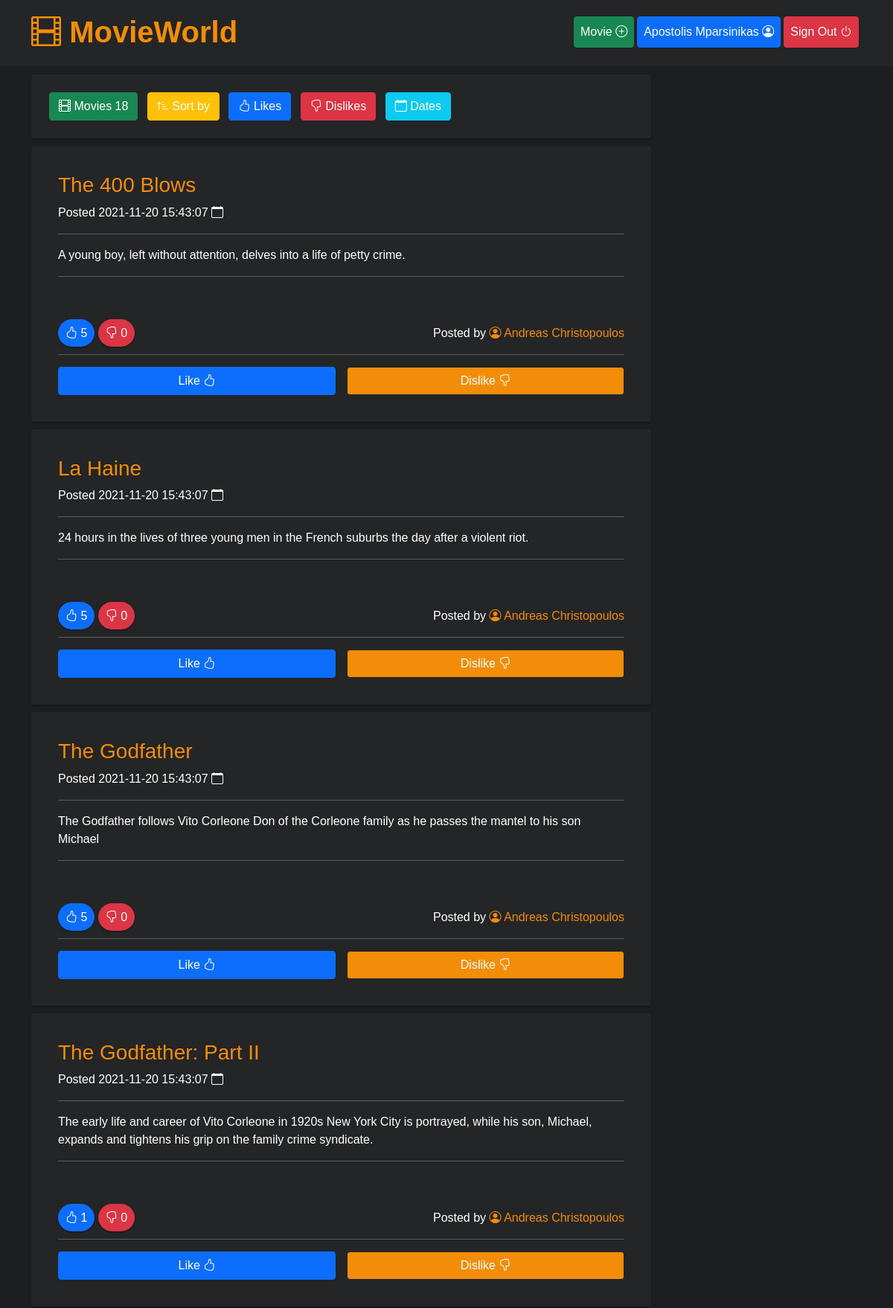
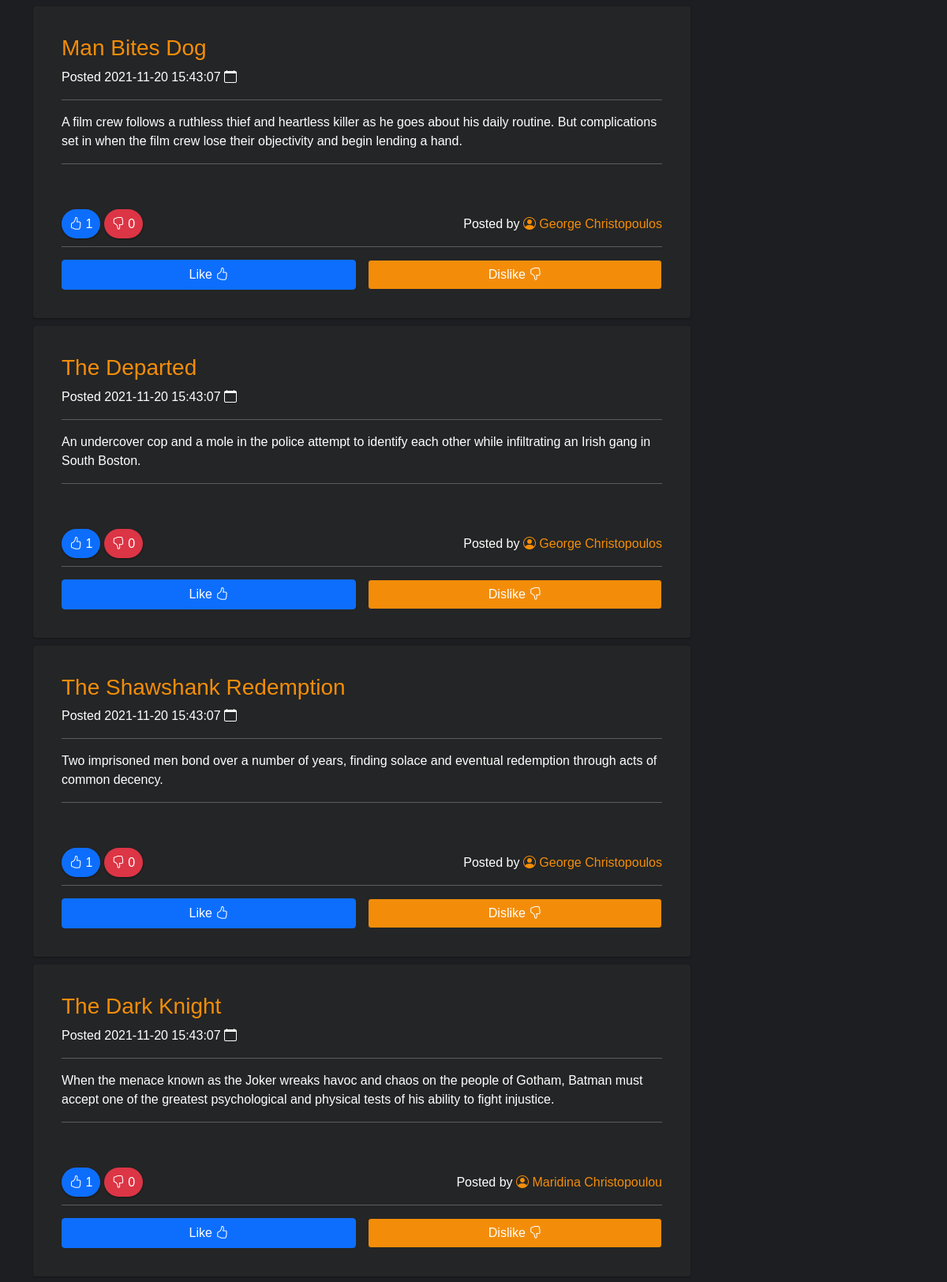
The page /app/public/index.php (signed in, upper part) on the database its author committed (2 pictures, top to bottom).
### tables this page shows
CREATE TABLE `movies` (
	`id` INT NOT NULL AUTO_INCREMENT,
	`title` VARCHAR(240) NOT NULL,
	`description` VARCHAR(240) NOT NULL,
    `user_id` INT NOT NULL,
	`created` DATETIME DEFAULT CURRENT_TIMESTAMP,
	`updated` DATETIME DEFAULT CURRENT_TIMESTAMP,
    FOREIGN KEY (user_id) REFERENCES users (id) ON DELETE CASCADE ON UPDATE CASCADE,
	PRIMARY KEY (`id`)
);

### app/public/index.php (the view, shortened to what this page needs)
<?php
require_once "config.php";
if ($_SESSION && $_SESSION["loggedin"] === true) {
  $userId = $_SESSION['id'];
}
$sort = $_GET["sort"] ?? null;
if ($sort === "likes") {
  $sql_movies = "SELECT * FROM movies INNER JOIN ratings ON movies.id = ratings.movie_id WHERE ratings.rating != 0 GROUP BY movies.id ORDER BY ratings.movie_id ASC";
} elseif ($sort === "dislikes") {
  $sql_movies = "SELECT * FROM movies INNER JOIN ratings ON movies.id = ratings.movie_id WHERE ratings.rating != 0 GROUP BY movies.id ORDER BY ratings.movie_id DESC";
} else {
  $sql_movies = 'SELECT * FROM movies ORDER BY updated DESC';
}
$sql_users = 'SELECT id, fullname, username FROM users';
$sql_total_movies = 'SELECT COUNT(*) FROM movies';
$total_movies = $pdo->query($sql_total_movies)->fetchColumn();
$usernames = array();
foreach ($pdo->query($sql_users) as $row) {
  $usernames[$row['id']] = $row['fullname'];
}
include 'header.php';
?>
<main>
  <div class="container">
    <div class="row g-3">
      <div class="col-lg-9 col-12">
        <div class="movies-info">
          <button class="btn btn-success m-1" onclick="(e)=>e.preventDefault();"><i class="bi bi-film"></i> Movies <?php print $total_movies ?></button>
          <button class="btn btn-warning m-1 text-white" onclick="(e)=>e.preventDefault();"><i class="bi bi-sort-up-alt"></i> Sort by</button>
          <a class="btn btn-primary m-1" href="index.php?sort=likes"><i class="bi bi-hand-thumbs-up"></i> Likes</a>
          <a class="btn btn-danger m-1" href="index.php?sort=dislikes"><i class="bi bi-hand-thumbs-down"></i> Dislikes</a>
          <a class="btn btn-info text-white m-1" href="/"><i class="bi bi-calendar"></i> Dates</a>
        </div>
        <?php
        foreach ($pdo->query($sql_movies) as $row) {
          if ($sort === "likes" || $sort === "dislikes") {
            $sql_likes = 'SELECT COUNT(*) FROM ratings WHERE movie_id=' . $row['movie_id'] . ' AND rating = 1';
            $sql_dislikes = 'SELECT COUNT(*) FROM ratings WHERE movie_id=' . $row['movie_id'] . ' AND rating = -1';
          } else {
            $sql_likes = 'SELECT COUNT(*) FROM ratings WHERE movie_id=' . $row['id'] . ' AND rating = 1';
            $sql_dislikes = 'SELECT COUNT(*) FROM ratings WHERE movie_id=' . $row['id'] . ' AND rating = -1';
          }
          try {
            $likes = $pdo->query($sql_likes)->fetchColumn();
          } catch (PDOException $e) {
            $likes = 0;
          }
          try {
            $dislikes = $pdo->query($sql_dislikes)->fetchColumn();
          } catch (PDOException $e) {
            $dislikes = 0;
          }
          print '<div class="movie-texture">';
          print '<div class="card bg-very-dark">';
          print '<div class="card-body">';
          print '<h3 class="card-title">' . $row['title'] . '</h3>';
          print '<p>Posted ' . $row['updated'] . ' <i class="bi bi-calendar"></i></p>';
          print '<hr />';
          print '<p class="card-text">' . $row['description'] . '</p>';
          print '<hr />';
          print '<p>';
          print '<br /><br />';
          print '<span class="like"><i class="bi bi-hand-thumbs-up"></i> ' . $likes . '</span> ';
          print '<span class="dislike"><i class="bi bi-hand-thumbs-down"></i> ' . $dislikes . '</span>';
          print '<span style="float:right">';
          print 'Posted by <a class="postedby" href="#"><i class="bi bi-person-circle"></i> ' . $usernames[$row['user_id']] . '</a>';
          print '</span>';
          print '</p>';
          if ($_SESSION && $_SESSION["loggedin"] === true && $row['user_id'] != $userId) {
            $sql_rating = "SELECT rating FROM ratings WHERE user_id=" . $_SESSION['id'] . " AND movie_id=" . $row['id'];
            $rating_value = 0;
            try {
              foreach ($pdo->query($sql_rating) as $r) {
                $rating_value = $r["rating"];
              }
            } catch (PDOException $e) {
            }
            print '<p>';
            print '<hr />';
            if ($rating_value === '1') {
              print '<span style="width:49%;float:left;"><a href="/rating.php?movieId=' . $row['id'] . '&userId=' . $userId . '&rating=1" style="width:100%;float:left;" class="btn btn-primary white-border">Like <i class="bi bi-hand-thumbs-up"></i></a></span>';
              print '<span style="width:49%;float:right;"><a href="/rating.php?movieId=' . $row['id'] . '&userId=' . $userId . '&rating=-1" style="width:100%;float:right;" class="btn btn-dark">Dislike <i class="bi bi-hand-thumbs-down"></i></a></span>';
            } else if ($rating_value === '-1') {
              print '<span style="width:49%;float:left;"><a href="/rating.php?movieId=' . $row['id'] . '&userId=' . $userId . '&rating=1" style="width:100%;float:left;" class="btn btn-dark">Like <i class="bi bi-hand-thumbs-up"></i></a></span>';
              print '<span style="width:49%;float:right;"><a href="/rating.php?movieId=' . $row['id'] . '&userId=' . $userId . '&rating=-1" style="width:100%;float:right;" class="btn btn-danger">Dislike <i class="bi bi-hand-thumbs-down"></i></a></span>';
            }
            print '</p>';
          }
          print '</div>';
          print '</div>';
          print '</div>';
        }
        ?>
      </div>
    </div>
  </div>
</main>
<?php include 'footer.php'; ?>

### app/public/assets/css/app.css (style rules this page uses)
* { margin: 0; padding: 0; box-sizing: inherit; }
html { box-sizing: border-box; }
body { background-color: #1c1e21; font-family: 'Robot', sans-serif; color: #fff; }
.bg-very-dark { background-color: #242526; }
.like { padding: 10px; background: #0d6efd; border-radius: 20px; box-shadow: 0 1px 2px #151516; }
.dislike { padding: 10px; background: #dc3545; border-radius: 20px; box-shadow: 0 1px 2px #151516; }
.movies-info { margin: 0px 0; width: 100%; background: #242526; padding: 20px; border-radius: 3px; box-shadow: 0 1px 2px #151516; font-weight: bold; }
.movie-texture { margin: 10px 0; width: 100%; height: auto; background: #242526; padding: 20px; border-radius: 3px; box-shadow: 0 1px 2px #151516; }
.postedby:link, .postedby:visited { color: #f38d09; text-decoration: none; padding-bottom: 4px; border-bottom: 3px solid #242526; transition: border 0.5s ease-in-out; }
.card { border: none; }
.card-title { color: #f38d09; }
.btn-dark { background-color: #f38d09 !important; }

### rows shown on the page
movies: title "The 400 Blows", updated "2021-11-20 15:43:07", description "A young boy, left without attention, delves into a life of petty crime.", likes "5", dislikes "0", user "Andreas Christopoulos", $row['id'] 1 (drawn)
movies: title "La Haine", updated "2021-11-20 15:43:07", description "24 hours in the lives of three young men in the French suburbs the day after a violent riot.", likes "5", dislikes "0", user "Andreas Christopoulos"
movies: title "The Godfather", updated "2021-11-20 15:43:07", description "The Godfather follows Vito Corleone Don of the Corleone family as he passes the mantel to his son Michael", likes "5", dislikes "0", user "Andreas Christopoulos"
movies: title "The Godfather: Part II", updated "2021-11-20 15:43:07", description "The early life and career of Vito Corleone in 1920s New York City is portrayed, while his son, Michael, expands and tightens his grip on the family crime syndicate.", likes "1", dislikes "0", user "Andreas Christopoulos"
movies: title "Man Bites Dog", updated "2021-11-20 15:43:07", description "A film crew follows a ruthless thief and heartless killer as he goes about his daily routine. But complications set in when the film crew lose their objectivity and begin lending a hand.", likes "1", dislikes "0", user "George Christopoulos"
movies: title "The Departed", updated "2021-11-20 15:43:07", description "An undercover cop and a mole in the police attempt to identify each other while infiltrating an Irish gang in South Boston.", likes "1", dislikes "0", user "George Christopoulos"
movies: title "The Shawshank Redemption", updated "2021-11-20 15:43:07", description "Two imprisoned men bond over a number of years, finding solace and eventual redemption through acts of common decency.", likes "1", dislikes "0", user "George Christopoulos"
movies: title "The Dark Knight", updated "2021-11-20 15:43:07", description "When the menace known as the Joker wreaks havoc and chaos on the people of Gotham, Batman must accept one of the greatest psychological and physical tests of his ability to fight injustice.", likes "1", dislikes "0", user "Maridina Christopoulou"

### other values the page prints
$_SESSION['fullname'] "Apostolis Mparsinikas"
$total_movies "18"
